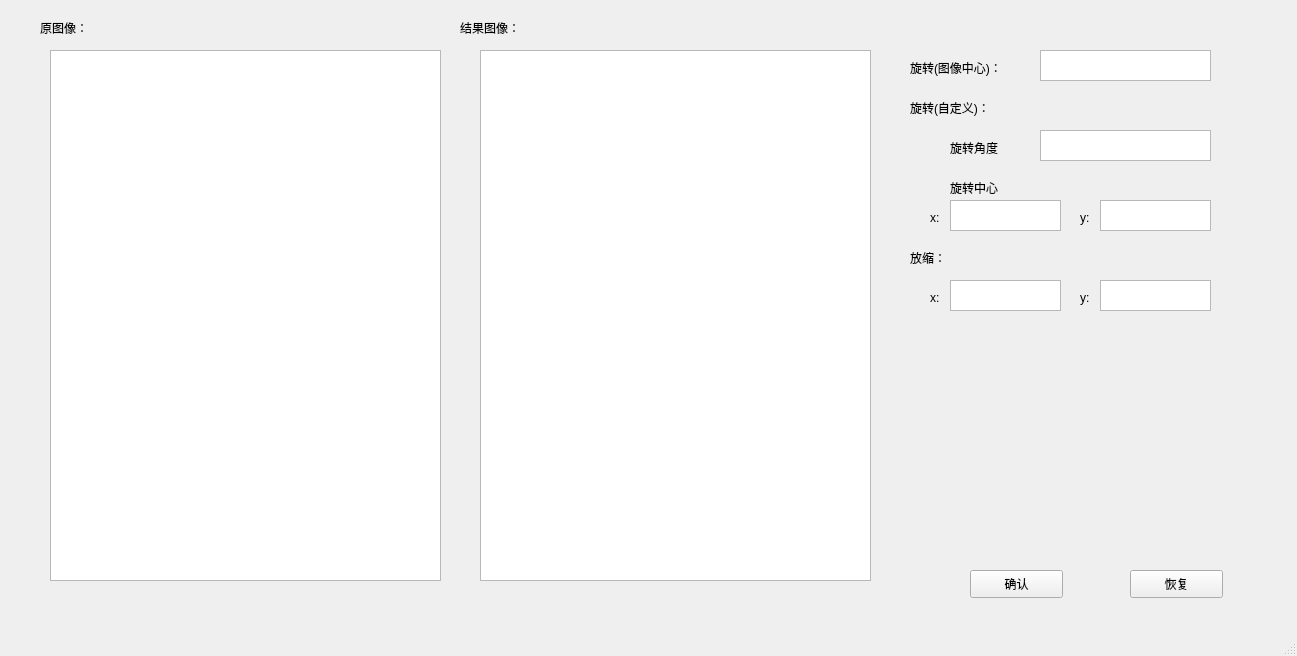
<?xml version="1.0" encoding="UTF-8"?>
<ui version="4.0">
 <class>show_img</class>
 <widget class="QMainWindow" name="show_img">
  <property name="geometry">
   <rect>
    <x>0</x>
    <y>0</y>
    <width>1297</width>
    <height>656</height>
   </rect>
  </property>
  <property name="windowTitle">
   <string>MainWindow</string>
  </property>
  <widget class="QWidget" name="centralwidget">
   <widget class="QGraphicsView" name="pic1">
    <property name="geometry">
     <rect>
      <x>50</x>
      <y>50</y>
      <width>391</width>
      <height>531</height>
     </rect>
    </property>
   </widget>
   <widget class="QGraphicsView" name="pic2">
    <property name="geometry">
     <rect>
      <x>480</x>
      <y>50</y>
      <width>391</width>
      <height>531</height>
     </rect>
    </property>
   </widget>
   <widget class="QLabel" name="label">
    <property name="geometry">
     <rect>
      <x>40</x>
      <y>20</y>
      <width>72</width>
      <height>15</height>
     </rect>
    </property>
    <property name="text">
     <string>原图像：</string>
    </property>
   </widget>
   <widget class="QLabel" name="label_2">
    <property name="geometry">
     <rect>
      <x>460</x>
      <y>20</y>
      <width>81</width>
      <height>16</height>
     </rect>
    </property>
    <property name="text">
     <string>结果图像：</string>
    </property>
   </widget>
   <widget class="QTextEdit" name="angle">
    <property name="geometry">
     <rect>
      <x>1040</x>
      <y>50</y>
      <width>171</width>
      <height>31</height>
     </rect>
    </property>
   </widget>
   <widget class="QLabel" name="label_3">
    <property name="geometry">
     <rect>
      <x>910</x>
      <y>60</y>
      <width>121</width>
      <height>16</height>
     </rect>
    </property>
    <property name="text">
     <string>旋转(图像中心)：</string>
    </property>
   </widget>
   <widget class="QLabel" name="label_4">
    <property name="geometry">
     <rect>
      <x>910</x>
      <y>250</y>
      <width>161</width>
      <height>16</height>
     </rect>
    </property>
    <property name="text">
     <string>放缩：</string>
    </property>
   </widget>
   <widget class="QLabel" name="label_5">
    <property name="geometry">
     <rect>
      <x>930</x>
      <y>290</y>
      <width>72</width>
      <height>15</height>
     </rect>
    </property>
    <property name="text">
     <string>x:</string>
    </property>
   </widget>
   <widget class="QLabel" name="label_6">
    <property name="geometry">
     <rect>
      <x>1080</x>
      <y>290</y>
      <width>72</width>
      <height>15</height>
     </rect>
    </property>
    <property name="text">
     <string>y:</string>
    </property>
   </widget>
   <widget class="QTextEdit" name="scale_x">
    <property name="geometry">
     <rect>
      <x>950</x>
      <y>280</y>
      <width>111</width>
      <height>31</height>
     </rect>
    </property>
   </widget>
   <widget class="QTextEdit" name="scale_y">
    <property name="geometry">
     <rect>
      <x>1100</x>
      <y>280</y>
      <width>111</width>
      <height>31</height>
     </rect>
    </property>
   </widget>
   <widget class="QLabel" name="label_11">
    <property name="geometry">
     <rect>
      <x>950</x>
      <y>180</y>
      <width>72</width>
      <height>15</height>
     </rect>
    </property>
    <property name="text">
     <string>旋转中心</string>
    </property>
   </widget>
   <widget class="QLabel" name="label_12">
    <property name="geometry">
     <rect>
      <x>1080</x>
      <y>210</y>
      <width>72</width>
      <height>15</height>
     </rect>
    </property>
    <property name="text">
     <string>y:</string>
    </property>
   </widget>
   <widget class="QTextEdit" name="rotate_x">
    <property name="geometry">
     <rect>
      <x>950</x>
      <y>200</y>
      <width>111</width>
      <height>31</height>
     </rect>
    </property>
   </widget>
   <widget class="QLabel" name="label_13">
    <property name="geometry">
     <rect>
      <x>930</x>
      <y>210</y>
      <width>72</width>
      <height>15</height>
     </rect>
    </property>
    <property name="text">
     <string>x:</string>
    </property>
   </widget>
   <widget class="QTextEdit" name="rotate_y">
    <property name="geometry">
     <rect>
      <x>1100</x>
      <y>200</y>
      <width>111</width>
      <height>31</height>
     </rect>
    </property>
   </widget>
   <widget class="QPushButton" name="pushButton">
    <property name="geometry">
     <rect>
      <x>970</x>
      <y>570</y>
      <width>93</width>
      <height>28</height>
     </rect>
    </property>
    <property name="text">
     <string>确认</string>
    </property>
   </widget>
   <widget class="QLabel" name="label_14">
    <property name="geometry">
     <rect>
      <x>910</x>
      <y>100</y>
      <width>121</width>
      <height>16</height>
     </rect>
    </property>
    <property name="text">
     <string>旋转(自定义)：</string>
    </property>
   </widget>
   <widget class="QTextEdit" name="angle_2">
    <property name="geometry">
     <rect>
      <x>1040</x>
      <y>130</y>
      <width>171</width>
      <height>31</height>
     </rect>
    </property>
   </widget>
   <widget class="QLabel" name="label_15">
    <property name="geometry">
     <rect>
      <x>950</x>
      <y>140</y>
      <width>72</width>
      <height>15</height>
     </rect>
    </property>
    <property name="text">
     <string>旋转角度</string>
    </property>
   </widget>
   <widget class="QPushButton" name="pushButton_2">
    <property name="geometry">
     <rect>
      <x>1130</x>
      <y>570</y>
      <width>93</width>
      <height>28</height>
     </rect>
    </property>
    <property name="text">
     <string>恢复</string>
    </property>
   </widget>
  </widget>
  <widget class="QMenuBar" name="menubar">
   <property name="geometry">
    <rect>
     <x>0</x>
     <y>0</y>
     <width>1297</width>
     <height>26</height>
    </rect>
   </property>
  </widget>
  <widget class="QStatusBar" name="statusbar"/>
  <action name="actionbianhuan">
   <property name="text">
    <string>bianhuan</string>
   </property>
  </action>
 </widget>
 <resources/>
 <connections/>
</ui>
